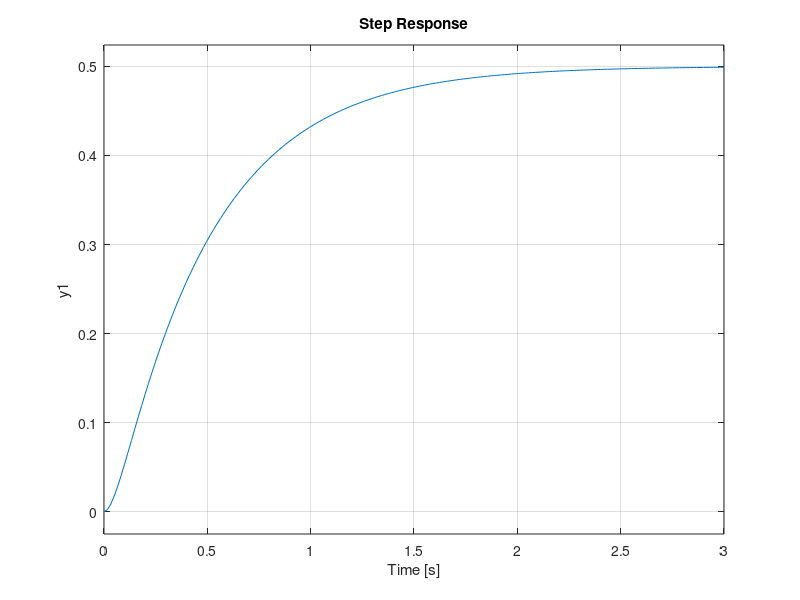

The MATLAB script that drew this image: (Note: this script raises an error after producing the figure.)
% Practica 4: Analisis de sistemas de control en regimen transitorio
% Criterio del curso: |ln(0.05)| ~ pi  ->  ts = pi/|sigma| (continuo), ks = ceil(-pi/ln|p|) (discreto)
clear; close all; clc

%% 3.1 Sistema continuo -----------------------------------------------
G = zpk([], [-1 -20], 20);            % ganancia significativa unitaria: G(0) = 20/20 = 1

M1 = feedback(1*G, 1)                 % F = 1, H = 1
pole(M1)
figure('name', 'M1(s)'); step(M1)
info1 = stepinfo(M1, 'SettlingTimeThreshold', 0.05)

M2 = feedback(25*G, 1)                % F = 25
pole(M2)
figure('name', 'M2(s)'); step(M2)
info2 = stepinfo(M2, 'SettlingTimeThreshold', 0.05)

%% 3.2 Sistema discreto -------------------------------------------------
T  = 0.1;
kg = (1 - 0.905) * (1 - 0.135);       % G(1) = 1
Gz = zpk([], [0.905 0.135], kg, T);

M1z = feedback(1*Gz, 1)
pole(M1z)
figure('name', 'M1(z)'); step(M1z, 0:T:5)
info1z = stepinfo(M1z, 'SettlingTimeThreshold', 0.05)

M2z = feedback(6.25*Gz, 1)
pole(M2z)
figure('name', 'M2(z)'); step(M2z, 0:T:5)
info2z = stepinfo(M2z, 'SettlingTimeThreshold', 0.05)

%% 3.3 Rango de estabilidad: continuo -------------------------------------
Gp = zpk([], [0 -1 -10], 10);         % G'(s) = 10/(s(s+1)(s+10)), Kv = 1

for K = [0.18 0.23765 3 11 12]
	disp(['Ganancia K= ' num2str(K)])
	M = feedback(K*Gp, 1);
	pole(M)
	figure('name', ['K= ' num2str(K)]); step(M)
end

% Valores exactos
den = conv([1 0], conv([1 1], [1 10]));        % s(s+1)(s+10)
ruptura = roots(polyder(den));                 % puntos de ruptura: -0.4869 y -6.8465
sr = ruptura(ruptura > -1 & ruptura < 0);      % el valido es -0.4869 (el otro, -6.8465, no esta en el lugar)
Kcrit_c = -polyval(den, sr) / 10               % K = 0.2377
[Kmarg_c, ~, wcg] = margin(Gp);                % Kmarg_c = 11, wcg = sqrt(10) rad/s
Tosc_c = 2*pi / wcg                            % 1.987 s

%% 3.3 Rango de estabilidad: discreto ---------------------------------------
BGp = c2d(Gp, T, 'zoh');

for K = [0.16 0.232 2.4 7.15 8]
	disp(['Ganancia K= ' num2str(K)])
	M = feedback(K*BGp, 1);
	p = pole(M);
	Mod_p = abs(p)
	Fas_p = angle(p)
	figure('name', ['K= ' num2str(K)]); step(M, 0:T:20)
end

[Kmarg_d, ~, wcg_d] = margin(BGp);             % Kmarg_d = 7.16, wcg_d = fase/T
Tosc_d = 2*pi / wcg_d                          % 2.476 s (24.76 muestras)

%% 4. Prueba: preguntas tipo ------------------------------------------------

% 4.1 Tiempo de pico en lazo cerrado con dos polos reales (G con polos -2 y -20, F = 2, H = 1)
G41 = zpk([], [-2 -20], 40);                  % G(0) = 40/40 = 1
M41 = feedback(2*G41, 1);
p41 = pole(M41)                               % -12 y -10: reales distintos
hayPico = any(abs(imag(p41)) > 1e-9)          % 0: no existe tiempo de pico
figure('name', 'Prueba 4.1'); step(M41)

% 4.2 Clasificar el comportamiento a partir de los polos de un sistema discreto
polos42 = [0.6463+0.6427i; 0.2488+1.2008i];   % K = 10 y K = 40
Mod42 = abs(polos42)                          % 0.9115 (<1: subamortiguado) y 1.2263 (>1: inestable)
Fas42 = angle(polos42)
tipoRespuesta([0.9990; 0.9990], true)         % polo doble real: criticamente amortiguado
tipoRespuesta(polos42(1), true)
tipoRespuesta(polos42(2), true)

% 4.3 Planta inestable G(s) = 9/((s-1)(s+9)) con regulador proporcional K
G43 = zpk([], [1 -9], 9);
fprintf('\n%6s %-8s %-26s %-26s %9s %9s %9s\n', 'K', 'Estable', 'Polos', 'Amortiguamiento', 'ts (s)', 'tp (s)', 'Mp (%)');
for K = [1 2.8 4.6 0.01]
	M = feedback(K*G43, 1);
	[~, i] = sort(real(pole(M)));
	p = pole(M); p = p(i);
	estable = all(real(p) < 0);
	ts = NaN; tp = NaN; Mp = NaN;
	if estable
		sg = -max(real(p));
		ts = pi / sg;
		if any(abs(imag(p)) > 1e-3)
			tp = pi / max(imag(p));
			Mp = 100 * exp(-pi * sg / max(imag(p)));
		end
	end
	fprintf('%6.2f %-8s %-26s %-26s %9.4f %9.4f %9.2f\n', K, string(estable), num2str(p.', 4), tipoRespuesta(p, false), ts, tp, Mp);
end

Kcrit43 = 1 + ((9-1)/2)^2 / 9                 % 2.7778: polo doble en s = -4
Kmin43 = 1                                    % K > 1 para estabilidad: s^2 + 8s + 9(K-1)

% Con polo doble el ts de pi/sigma no vale: se mide en la grafica
Mcrit = feedback(Kcrit43*G43, 1);
figure('name', 'Prueba 4.3 critico'); step(Mcrit)
infoCrit = stepinfo(Mcrit/dcgain(Mcrit), 'SettlingTimeThreshold', 0.05)   % ts ~ 1.19 s

% 4.4 Orden de los argumentos de feedback: regulador F = 2 en serie, realimentacion H = 3
g = zpk([], [-1 -2], 2);
Mok  = feedback(2*g, 3);                      % M = F*G / (1 + F*G*H)
Mmal = feedback(3*g, 2);                      % F y H intercambiados: otro sistema
[pole(Mok) pole(Mmal)]

% 4.5 Simplificar a orden 1: solo si hay un polo dominante
Mrapido = zpk([], [-1 -15], 15);
Mred    = zpk([], -1, 1);                     % se conserva el polo lento y la ganancia estatica
figure('name', 'Prueba 4.5'); step(Mrapido, Mred); legend('orden 2', 'orden 1')

Mconj = tf(25, [1 2 25]);                     % polos -1 +/- 4.9j: misma parte real, sin dominante
pole(Mconj)

% 4.6 Definir en Matlab una FdeT discreta (T = 40 ms)
T = 0.04;
X1 = zpk([], [0.2 0.6], 3, T)                 % 3/((z-0.2)(z-0.6))
X2 = tf(3, conv([1 0.2], [1 0.6]), T)         % 3/((z+0.2)(z+0.6)) = 3/(z^2 + 0.8z + 0.12)
pole(X2)                                      % -0.2 y -0.6 (en tf se dan los coeficientes, no los polos)
Xmal = tf([3], [0.2 0.6], T)                  % 3/(0.2z + 0.6): un solo polo en z = -3

%% Funciones locales -------------------------------------------------------
function t = tipoRespuesta(p, discreto)
	tol = 1e-3;
	if discreto && any(abs(p) > 1 + tol)
		t = 'inestable';
	elseif all(abs(imag(p)) < tol)
		if numel(p) > 1 && abs(p(1) - p(2)) < tol
			t = 'criticamente amortiguado';
		else
			t = 'sobreamortiguado';
		end
	else
		t = 'subamortiguado';
	end
end
